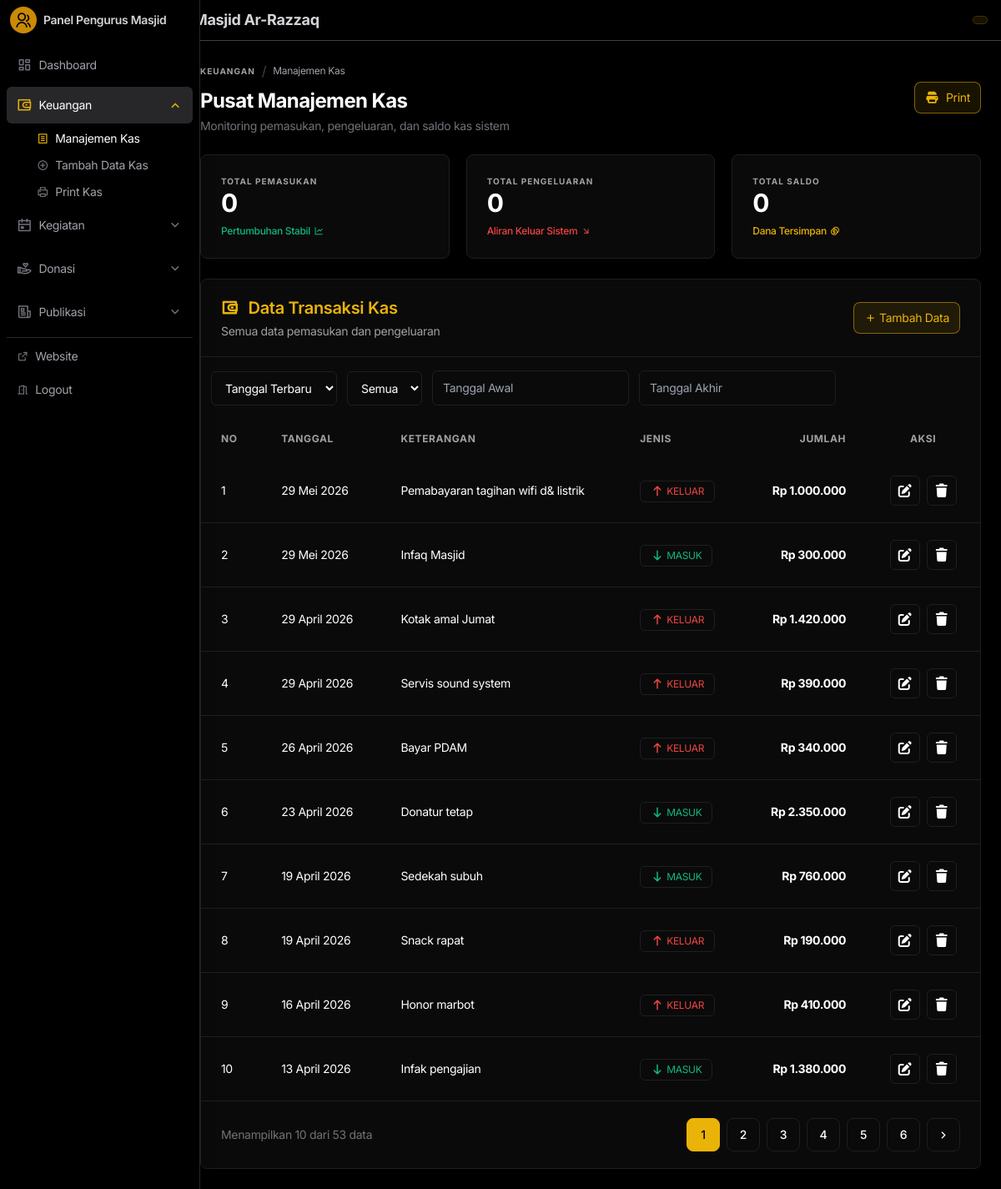
The app's page /api/pages/index.php?page=kas (signed in) with its own data.
### tables this page shows
CREATE TABLE `kas` (
  `id` int NOT NULL,
  `tanggal` date NOT NULL,
  `jenis` enum('masuk','keluar') NOT NULL,
  `keterangan` text NOT NULL,
  `jumlah` decimal(15,2) NOT NULL,
  `created_at` timestamp NULL DEFAULT CURRENT_TIMESTAMP,
  `updated_at` timestamp NULL DEFAULT CURRENT_TIMESTAMP ON UPDATE CURRENT_TIMESTAMP
);

### api/includes/functions.php (called while the page is built, shortened)
<?php
function formatRupiah($angka)
{
   $nominal = (float) ($angka ?? 0);
   return 'Rp ' . number_format($nominal, 0, ',', '.');
}
function formatTanggal($tanggal)
{
   $bulan = [
      1 => 'Januari',
      'Februari',
      'Maret',
      'April',
      'Mei',
      'Juni',
      'Juli',
      'Agustus',
      'September',
      'Oktober',
      'November',
      'Desember'
   ];
   $date = strtotime($tanggal);
   return date('d', $date) . ' ' . $bulan[date('n', $date)] . ' ' . date('Y', $date);
}
function sanitize($data)
{
   return htmlspecialchars(strip_tags(trim($data)), ENT_QUOTES, 'UTF-8');
}
?>

### api/pages/kas.php (the view, shortened to what this page needs)
<?php
$pdo = getDBConnection();
$limit = 10;
$pageNow = isset($_GET['halaman']) ? (int) $_GET['halaman'] : 1;
$offset = ($pageNow - 1) * $limit;
$sort = $_GET['sort'] ?? 'tanggal_desc';
$jenis = $_GET['jenis'] ?? 'all';
$start = $_GET['start_date'] ?? null;
$end = $_GET['end_date'] ?? null;
$sql = "SELECT * FROM kas WHERE 1=1";
$orderBy = "ORDER BY tanggal DESC";
switch ($sort) {
   case 'tanggal_desc':
      $orderBy = "ORDER BY tanggal DESC";
      break;
}
$sql .= " $orderBy";
$countSql = "SELECT COUNT(*) FROM kas WHERE 1=1";
$countStmt = $pdo->prepare($countSql);
$countStmt->execute();
$totalData = $countStmt->fetchColumn();
$totalHalaman = ceil($totalData / $limit);
$sql .= " LIMIT :limit OFFSET :offset";
$stmt = $pdo->prepare($sql);
$stmt->bindValue(':limit', $limit, PDO::PARAM_INT);
$stmt->bindValue(':offset', $offset, PDO::PARAM_INT);
$stmt->execute();
$kasData = $stmt->fetchAll();
?>
<div class="p-4 lg:p-6 mx-auto bg-black">
   <div class="mb-6 flex flex-row sm:items-center justify-between">
      <div>
         <div class="flex items-center gap-2 mb-2">
            <a href="index.php?page=kas" class="vercel-label">Keuangan</a>
            <span class="text-zinc-700">/</span>
            <span class="text-xs text-zinc-400">Manajemen Kas</span>
         </div>
         <h1 class="text-2xl font-bold tracking-tight text-white">
            Pusat Manajemen Kas
         </h1>
         <p class="text-sm text-zinc-500 mt-1">
            Monitoring pemasukan, pengeluaran, dan saldo kas sistem
         </p>
      </div>
      <div class="flex flex-col sm:flex-row sm:items-center justify-between gap-3">
         <a href="index.php?page=kas_print
&sort=<?= $_GET['sort'] ?? 'tanggal_desc' ?>
&jenis=<?= $_GET['jenis'] ?? 'all' ?>
&start_date=<?= $_GET['start_date'] ?? '' ?>
&end_date=<?= $_GET['end_date'] ?? '' ?>" target="_blank" rel="opener"
            class="inline-flex items-center gap-2 whitespace-nowrap bg-yellow-500/10 border border-yellow-500/50 text-yellow-500 hover:bg-yellow-500 hover:text-black px-3 py-2 rounded-lg text-sm transition">
            <i class="fas fa-print"></i>
            <span>Print</span>
         </a>
      </div>
   </div>
   <div class="grid grid-cols-1 sm:grid-cols-2 lg:grid-cols-3 gap-5 pb-6">
      <div
         class="vercel-card p-6 flex flex-col justify-between group transition-all duration-300 hover:-translate-y-1 hover:border-emerald-500/20">
         <p class="vercel-label">Total Pemasukan</p>
         <div>
            <h2 id="totalMasuk" class=" fade-up text-3xl font-bold text-white tracking-tighter">
               0
            </h2>
            <p class="text-xs text-emerald-500 mt-2 font-medium flex items-center gap-1">
               Pertumbuhan Stabil
               <i class="ri-line-chart-line
               transition-all duration-300
               group-hover:translate-x-1
               group-hover:-translate-y-1">
               </i>
            </p>
         </div>
      </div>
      <div
         class="vercel-card p-6 flex flex-col justify-between group transition-all duration-300 hover:-translate-y-1 hover:border-red-500/20">
         <p class="vercel-label">Total Pengeluaran</p>
         <div>
            <h2 id="totalKeluar" class=" fade-up text-3xl font-bold text-white tracking-tighter">
               0
            </h2>
            <p class="text-xs text-red-500 mt-2 font-medium flex items-center gap-1">
               Aliran Keluar Sistem
               <i class="ri-arrow-right-down-line
               transition-all duration-300
               group-hover:translate-x-1
               group-hover:translate-y-1">
               </i>
            </p>
         </div>
      </div>
      <div
         class="vercel-card p-6 flex flex-col justify-between group transition-all duration-300 hover:-translate-y-1 hover:border-yellow-500/20">
         <p class="vercel-label">Total Saldo</p>
         <div>
            <h2 id="saldo" class=" fade-up text-3xl font-bold text-white tracking-tighter">
               0
            </h2>
            <p class="text-xs text-yellow-500 mt-2 font-medium flex items-center gap-1">
               Dana Tersimpan
               <i class="ri-coins-line
               transition-all duration-300
               group-hover:rotate-12
               group-hover:scale-110">
               </i>
            </p>
         </div>
      </div>
   </div>
   <div class="bg-[#0a0a0a] border border-[#1f1f1f] rounded-lg overflow-hidden">
      <div
         class="px-4 sm:px-6 py-5 border-b border-[#1f1f1f] flex flex-col sm:flex-row sm:items-center sm:justify-between gap-4">
         <div>
            <h3 class="text-lg sm:text-xl font-semibold text-yellow-500 flex items-center">
               <i class="ri-wallet-3-line mr-3"></i>
               Data Transaksi Kas
            </h3>
            <p class="text-[#a1a1a1] text-sm mt-1">
               Semua data pemasukan dan pengeluaran
            </p>
         </div>
         <a href="index.php?page=kas_tambah"
            class="bg-yellow-500/10 border border-yellow-500/50 text-yellow-500 hover:bg-yellow-500 hover:text-black px-3 py-2 rounded-lg text-sm transition text-center group">
            <i class="ri-add-line text-yellow-500 group-hover:text-black"></i>
            Tambah Data
         </a>
      </div>
      <div class="w-full overflow-x-auto">
         <div class="flex flex-col lg:flex-row lg:justify-between lg:items-center gap-3 my-4 px-3">
            <form method="GET" class="flex flex-wrap gap-3 items-center w-full">
               <select name="sort" onchange="this.form.submit()"
                  class="px-3 py-2.5 bg-[#0a0a0a] border border-[#1f1f1f] text-white text-xs md:text-sm rounded-md">
                  <option value="tanggal_desc" <?= ($_GET['sort'] ?? '') == 'tanggal_desc' ? 'selected' : '' ?>>
                     Tanggal Terbaru
                  </option>
               </select>
               <select name="jenis" onchange="this.form.submit()"
                  class="px-3 py-2.5 bg-[#0a0a0a] border border-[#1f1f1f] text-white text-xs md:text-sm rounded-md">
                  <option value="all" <?= ($_GET['jenis'] ?? '') == 'all' ? 'selected' : '' ?>>
                     Semua
                  </option>
               </select>
               <div class=" flex flex-warp gap-3">
                  <input type="text" name="start_date" id="start_date" value="<?= $_GET['start_date'] ?? '' ?>"
                     placeholder="Tanggal Awal"
                     class="px-3 py-2.5 bg-[#0a0a0a] border border-[#1f1f1f] text-white text-xs md:text-sm rounded-md">
                  <input type="text" name="end_date" id="end_date" value="<?= $_GET['end_date'] ?? '' ?>"
                     placeholder="Tanggal Akhir"
                     class="px-3 py-2.5 bg-[#0a0a0a] border border-[#1f1f1f] text-white text-xs md:text-sm rounded-md">
               </div>
            </form>
         </div>
         <table class=" min-w-[700px] w-full ">
            <thead class="bg-[#0a0a0a]">
               <tr>
                  <th
                     class="px-6 py-4 text-left text-xs font-bold uppercase tracking-wider text-[#a1a1a1] hidden md:table-cell">
                     No</th>
                  <th class="px-6 py-4 text-left text-xs font-bold uppercase tracking-wider text-[#a1a1a1]">Tanggal</th>
                  <th class="px-6 py-4 text-left text-xs font-bold uppercase tracking-wider text-[#a1a1a1]">Keterangan
                  </th>
                  <th class="px-6 py-4 text-left text-xs font-bold uppercase tracking-wider text-[#a1a1a1]">Jenis</th>
                  <th class="px-6 py-4 text-right text-xs font-bold uppercase tracking-wider text-[#a1a1a1]">Jumlah</th>
                  <th class="px-6 py-4 text-center text-xs font-bold uppercase tracking-wider text-[#a1a1a1]">Aksi</th>
               </tr>
            </thead>
            <tbody class="divide-y divide-[#1f1f1f]">
               <?php if (count($kasData) > 0): ?>
                  <?php $no = 1; ?>
                  <?php foreach ($kasData as $kas): ?>
                     <tr class="hover:bg-[#111111] transition">
                        <td class="px-6 py-5 text-white text-sm hidden md:table-cell"><?= $no++; ?></td>
                        <td class="px-6 py-5 text-white text-sm whitespace-nowrap">
                           <?= formatTanggal($kas['tanggal']); ?>
                        </td>
                        <td class="px-6 py-5 text-white text-sm">
                           <?= sanitize($kas['keterangan']); ?>
                        </td>
                        <td class="px-6 py-5">
                           <span
                              class="inline-flex items-center px-3 py-1 border border-[#1f1f1f] text-xs rounded-md uppercase gap-1 w-fit">
                              <i
                                 class="fas <?= $kas['jenis'] == 'masuk' ? 'fa-arrow-down text-emerald-500' : 'fa-arrow-up text-red-500'; ?>"></i>
                              <span class="<?= $kas['jenis'] == 'masuk' ? 'text-emerald-500' : 'text-red-500'; ?>">
                                 <?= $kas['jenis']; ?>
                              </span>
                           </span>
                        </td>
                        <td class="px-6 py-5 text-right text-white font-bold text-sm whitespace-nowrap">
                           <?= formatRupiah($kas['jumlah']); ?>
                        </td>
                        <td class="px-6 py-5">
                           <div class="flex justify-center gap-2">
                              <a href="index.php?page=kas_edit&id=<?= $kas['id']; ?>"
                                 class="w-9 h-9 flex items-center justify-center border border-[#1f1f1f] text-white rounded-md hover:bg-[#111111] transition">
                                 <i class="fas fa-edit"></i>
                              </a>
                              <button onclick="confirmDelete(<?= $kas['id']; ?>)"
                                 class="w-9 h-9 flex items-center justify-center border border-[#1f1f1f] text-white rounded-md hover:bg-[#111111] transition">
                                 <i class="fas fa-trash"></i>
                              </button>
                           </div>
                        </td>
                     </tr>
                  <?php endforeach; ?>
               <?php endif; ?>
            </tbody>
         </table>
         <div
            class="flex flex-col sm:flex-row sm:items-center sm:justify-between gap-4 px-6 py-5 border-t border-[#1f1f1f]">
            <p class="text-sm text-zinc-500">
               Menampilkan
               <?= count($kasData); ?> dari
               <?= $totalData; ?> data
            </p>
            <div class="flex items-center gap-2 flex-wrap">
               <?php for ($i = 1; $i <= $totalHalaman; $i++): ?>
                  <a href="?page=kas&halaman=<?= $i; ?>&sort=<?= $sort; ?>&jenis=<?= $jenis; ?>&start_date=<?= $start; ?>&end_date=<?= $end; ?>"
                     class="w-10 h-10 rounded-lg border flex items-center justify-center text-sm font-medium transition
            <?= $pageNow == $i
               ? 'bg-yellow-500 text-black border-yellow-500'
               : 'border-[#1f1f1f] text-white hover:bg-[#111111]' ?>">
                     <?= $i; ?>
                  </a>
               <?php endfor; ?>
               <?php if ($pageNow < $totalHalaman): ?>
                  <a href="?page=kas&halaman=<?= $pageNow + 1; ?>&sort=<?= $sort; ?>&jenis=<?= $jenis; ?>&start_date=<?= $start; ?>&end_date=<?= $end; ?>"
                     class="w-10 h-10 rounded-lg border border-[#1f1f1f] flex items-center justify-center text-white hover:bg-[#111111] transition">
                     <i class="ri-arrow-right-s-line"></i>
                  </a>
               <?php endif; ?>
            </div>
         </div>
      </div>
   </div>
</div>

### api/pages/layout/header.php (style rules this page uses)
:root { --v-bg: #000000; --v-card: #0a0a0a; --v-border: #1f1f1f; --v-text-main: #ffffff; --v-text-muted: #a1a1a1; --v-blue: #0070f3; --v-success: #10b981; --v-error: #ef4444; }
body { font-family: 'Inter', -apple-system, BlinkMacSystemFont, sans-serif; background-color: var(--v-bg); color: var(--v-text-main); letter-spacing: -0.02em; }
.fade-up { animation: fadeUp 3s cubic-bezier(0.19, 1, 0.22, 1); }
.vercel-card { background: var(--v-card); border: 1px solid var(--v-border); border-radius: 8px; transition: border-color 0.2s ease, background 0.2s ease; }
.vercel-label { font-size: 10px; font-weight: 700; text-transform: uppercase; letter-spacing: 0.1em; color: var(--v-text-muted); }

### api/pages/index.php (style rules this page uses)
body { animation: pageIn .6s ease-out; }

### records on screen
kas: tanggal "29 Mei 2026", keterangan "Pemabayaran tagihan wifi d& listrik", jenis "KELUAR", jumlah "Rp 1.000.000"
kas: tanggal "29 Mei 2026", keterangan "Infaq Masjid", jenis "MASUK", jumlah "Rp 300.000"
kas: tanggal "29 April 2026", keterangan "Kotak amal Jumat", jenis "KELUAR", jumlah "Rp 1.420.000"
kas: tanggal "29 April 2026", keterangan "Servis sound system", jenis "KELUAR", jumlah "Rp 390.000"
kas: tanggal "26 April 2026", keterangan "Bayar PDAM", jenis "KELUAR", jumlah "Rp 340.000"
kas: tanggal "23 April 2026", keterangan "Donatur tetap", jenis "MASUK", jumlah "Rp 2.350.000"
kas: tanggal "19 April 2026", keterangan "Sedekah subuh", jenis "MASUK", jumlah "Rp 760.000"
kas: tanggal "19 April 2026", keterangan "Snack rapat", jenis "KELUAR", jumlah "Rp 190.000"
kas: tanggal "16 April 2026", keterangan "Honor marbot", jenis "KELUAR", jumlah "Rp 410.000"
kas: tanggal "13 April 2026", keterangan "Infak pengajian", jenis "MASUK", jumlah "Rp 1.380.000"

### other values on screen
count($kasData) "10"
$totalData "53"
